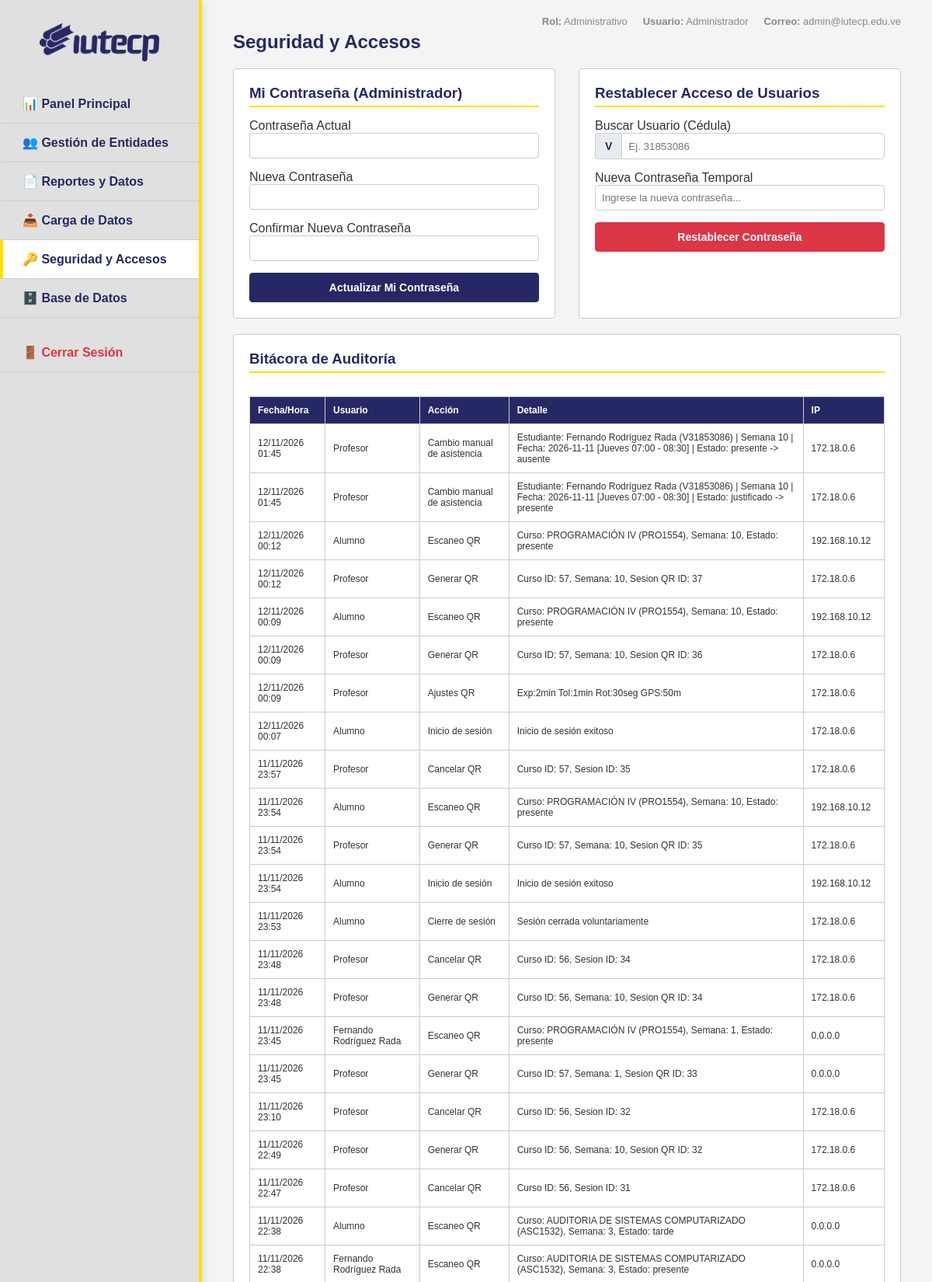
Screenshot of /admin/seguridad.php (signed in, upper part) with the database file from the repository.
### tables this page shows
CREATE TABLE `auditoria` (
  `id` int(11) NOT NULL AUTO_INCREMENT,
  `usuario_id` int(11) DEFAULT NULL,
  `accion` varchar(255) NOT NULL,
  `detalle` text DEFAULT NULL,
  `ip_address` varchar(45) DEFAULT NULL,
  `created_at` timestamp NULL DEFAULT current_timestamp(),
  PRIMARY KEY (`id`),
  KEY `usuario_id` (`usuario_id`),
  CONSTRAINT `auditoria_ibfk_1` FOREIGN KEY (`usuario_id`) REFERENCES `usuarios` (`id`)
);

CREATE TABLE `usuarios` (
  `id` int(11) NOT NULL AUTO_INCREMENT,
  `cedula` varchar(20) NOT NULL,
  `username` varchar(50) DEFAULT NULL,
  `nombre_completo` varchar(255) NOT NULL,
  `email` varchar(255) DEFAULT NULL,
  `carrera_id` int(11) DEFAULT NULL,
  `telefono` varchar(20) DEFAULT NULL,
  `rol` enum('admin','profesor','estudiante') NOT NULL DEFAULT 'estudiante',
  `password_hash` varchar(255) NOT NULL,
  `password_temporal` tinyint(1) DEFAULT 1,
  `activo` tinyint(1) DEFAULT 1,
  `es_nuevo_ingreso` tinyint(1) DEFAULT 0,
  `creado_por` int(11) DEFAULT NULL,
  `created_at` timestamp NULL DEFAULT current_timestamp(),
  `updated_at` timestamp NULL DEFAULT current_timestamp() ON UPDATE current_timestamp(),
  PRIMARY KEY (`id`),
  UNIQUE KEY `cedula` (`cedula`),
  UNIQUE KEY `username` (`username`),
  KEY `creado_por` (`creado_por`),
  KEY `carrera_id` (`carrera_id`),
  CONSTRAINT `usuarios_ibfk_1` FOREIGN KEY (`creado_por`) REFERENCES `usuarios` (`id`),
  CONSTRAINT `usuarios_ibfk_2` FOREIGN KEY (`carrera_id`) REFERENCES `carreras` (`id`)
);

### admin/seguridad.php (the view, shortened to what this page needs)
<?php
require_once __DIR__ . "/includes/header.php";
global $pdo;
$stmt_auditoria = $pdo->query("
    SELECT a.id, a.accion, a.detalle, a.ip_address, a.created_at, u.nombre_completo
    FROM auditoria a
    LEFT JOIN usuarios u ON a.usuario_id = u.id
    ORDER BY a.created_at DESC
    LIMIT 50
");
$auditoria = $stmt_auditoria->fetchAll();
?>
<div id="admin-security">
    <h2 style="color:var(--primary);margin-bottom:20px">Seguridad y Accesos</h2>
    <div class="management-grid">
        <div class="card">
            <h3 style="margin-bottom:15px;color:var(--primary);border-bottom:2px solid var(--accent);padding-bottom:5px;">
                Mi Contraseña (Administrador)
            </h3>
            <form method="POST" action="seguridad.php">
                <label>Contraseña Actual</label>
                <input type="password" name="password_actual" required />
                <label>Nueva Contraseña</label>
                <input type="password" name="password_nueva" required minlength="6" />
                <label>Confirmar Nueva Contraseña</label>
                <input type="password" name="password_confirmar" required minlength="6" />
                <button class="btn btn-primary" style="width:100%">Actualizar Mi Contraseña</button>
            </form>
        </div>
        <div class="card">
            <h3 style="margin-bottom:15px;color:var(--primary);border-bottom:2px solid var(--accent);padding-bottom:5px;">
                Restablecer Acceso de Usuarios
            </h3>
            <form method="POST" action="seguridad.php">
                <label>Buscar Usuario (Cédula)</label>
                <div style="display:flex;gap:10px;margin-bottom:15px;">
                    <div style="display:flex;flex:1;">
                        <span style="background:#e9ecef;border:1px solid var(--border-color);border-right:none;padding:8px 12px;border-radius:4px 0 0 4px;font-weight:bold;color:var(--primary);font-size:14px;">V</span>
                        <input type="text" name="cedula_buscar" placeholder="Ej. 31853086" required
                               style="border-radius:0 4px 4px 0;margin-bottom:0;"
                               pattern="[0-9]+" title="Solo números"
                               oninput="this.value = this.value.replace(/[^0-9]/g, '')" />
                    </div>
                </div>
                <label>Nueva Contraseña Temporal</label>
                <input type="text" name="nueva_password" placeholder="Ingrese la nueva contraseña..." required minlength="6" />
                <button class="btn btn-danger" style="width:100%">Restablecer Contraseña</button>
            </form>
        </div>
    </div>
    <div class="card" style="margin-top:20px;">
        <h3 style="color:var(--primary);margin-bottom:15px;border-bottom:2px solid var(--accent);padding-bottom:5px;">
            Bitácora de Auditoría
        </h3>
        <?php if (count($auditoria) === 0): ?>
        <p style="color:#666;font-size:14px;">No hay registros de auditoría aún.</p>
        <?php else: ?>
        <div style="overflow-x:auto;">
            <table style="font-size:12px;">
                <thead>
                    <tr>
                        <th>Fecha/Hora</th>
                        <th>Usuario</th>
                        <th>Acción</th>
                        <th>Detalle</th>
                        <th>IP</th>
                    </tr>
                </thead>
                <tbody>
                    <?php foreach ($auditoria as $log): ?>
                    <tr>
                        <td><?= date(
                            "d/m/Y H:i",
                            strtotime($log["created_at"]),
                        ) ?></td>
                        <td><?= htmlspecialchars(
                            $log["nombre_completo"] ?? "Sistema",
                        ) ?></td>
                        <td><?= htmlspecialchars($log["accion"]) ?></td>
                        <td><?= htmlspecialchars($log["detalle"]) ?></td>
                        <td><?= htmlspecialchars($log["ip_address"]) ?></td>
                    </tr>
                    <?php endforeach; ?>
                </tbody>
            </table>
        </div>
        <?php endif; ?>
    </div>
</div>
<?php require_once __DIR__ . "/includes/footer.php"; ?>

### style.css (style rules this page uses)
:root { color-scheme: light; --primary: #262865; --secondary: #262865; --accent: #ffe001; --bg-light: #f4f4f4; --white: #ffffff; --border-color: #cccccc; --text-dark: #333333; }
* { margin: 0; padding: 0; box-sizing: border-box; font-family: Arial, Helvetica, sans-serif; -webkit-tap-highlight-color: transparent; }
body { background-color: var(--bg-light); color: var(--text-dark); min-height: 100vh; display: flex; flex-direction: column; }
.btn { padding: 10px 15px; border: 1px solid transparent; border-radius: 4px; cursor: pointer; font-weight: bold; font-size: 14px; }
.btn-accent, .btn-primary { background-color: var(--primary); color: var(--white); border: 1px solid var(--primary); transition: opacity 0.2s ease; }
.btn-danger { background-color: #dc3545; color: var(--white); border: 1px solid #dc3545; transition: opacity 0.2s ease; }
.card { background: var(--white); border: 1px solid var(--border-color); border-radius: 4px; padding: 20px; }
input:not([type="radio"]):not([type="checkbox"]), select { width: 100%; padding: 8px; margin-bottom: 15px; border: 1px solid var(--border-color); border-radius: 4px; transition: border-color 0.3s ease, box-shadow 0.3s ease; }
table { width: 100%; border-collapse: collapse; margin-top: 15px; background: var(--white); }
th, td { border: 1px solid var(--border-color); padding: 10px; text-align: left; }
th { background-color: var(--primary); color: var(--white); }
.management-grid { display: grid; grid-template-columns: 1fr 1fr; gap: 30px; }

### rows the page displays
auditoria: created_at "12/11/2026 01:45", usuario.nombre_completo "Profesor", accion "Cambio manual de asistencia", detalle "Estudiante: Fernando Rodríguez Rada (V31853086) | Semana 10 | Fecha: 2026-11-11 [Jueves 07:00 - 08:30] | Estado: presente -> ausente", ip_address "172.18.0.6"
auditoria: created_at "12/11/2026 01:45", usuario.nombre_completo "Profesor", accion "Cambio manual de asistencia", detalle "Estudiante: Fernando Rodríguez Rada (V31853086) | Semana 10 | Fecha: 2026-11-11 [Jueves 07:00 - 08:30] | Estado: justificado -> presente", ip_address "172.18.0.6"
auditoria: created_at "12/11/2026 00:12", usuario.nombre_completo "Alumno", accion "Escaneo QR", detalle "Curso: PROGRAMACIÓN IV (PRO1554), Semana: 10, Estado: presente", ip_address "192.168.10.12"
auditoria: created_at "12/11/2026 00:12", usuario.nombre_completo "Profesor", accion "Generar QR", detalle "Curso ID: 57, Semana: 10, Sesion QR ID: 37", ip_address "172.18.0.6"
auditoria: created_at "12/11/2026 00:09", usuario.nombre_completo "Alumno", accion "Escaneo QR", detalle "Curso: PROGRAMACIÓN IV (PRO1554), Semana: 10, Estado: presente", ip_address "192.168.10.12"
auditoria: created_at "12/11/2026 00:09", usuario.nombre_completo "Profesor", accion "Generar QR", detalle "Curso ID: 57, Semana: 10, Sesion QR ID: 36", ip_address "172.18.0.6"
auditoria: created_at "12/11/2026 00:09", usuario.nombre_completo "Profesor", accion "Ajustes QR", detalle "Exp:2min Tol:1min Rot:30seg GPS:50m", ip_address "172.18.0.6"
auditoria: created_at "12/11/2026 00:07", usuario.nombre_completo "Alumno", accion "Inicio de sesión", detalle "Inicio de sesión exitoso", ip_address "172.18.0.6"
auditoria: created_at "11/11/2026 23:57", usuario.nombre_completo "Profesor", accion "Cancelar QR", detalle "Curso ID: 57, Sesion ID: 35", ip_address "172.18.0.6"
auditoria: created_at "11/11/2026 23:54", usuario.nombre_completo "Alumno", accion "Escaneo QR", detalle "Curso: PROGRAMACIÓN IV (PRO1554), Semana: 10, Estado: presente", ip_address "192.168.10.12"
auditoria: created_at "11/11/2026 23:54", usuario.nombre_completo "Profesor", accion "Generar QR", detalle "Curso ID: 57, Semana: 10, Sesion QR ID: 35", ip_address "172.18.0.6"
auditoria: created_at "11/11/2026 23:54", usuario.nombre_completo "Alumno", accion "Inicio de sesión", detalle "Inicio de sesión exitoso", ip_address "192.168.10.12"
auditoria: created_at "11/11/2026 23:53", usuario.nombre_completo "Alumno", accion "Cierre de sesión", detalle "Sesión cerrada voluntariamente", ip_address "172.18.0.6"
auditoria: created_at "11/11/2026 23:48", usuario.nombre_completo "Profesor", accion "Cancelar QR", detalle "Curso ID: 56, Sesion ID: 34", ip_address "172.18.0.6"
auditoria: created_at "11/11/2026 23:48", usuario.nombre_completo "Profesor", accion "Generar QR", detalle "Curso ID: 56, Semana: 10, Sesion QR ID: 34", ip_address "172.18.0.6"
auditoria: created_at "11/11/2026 23:45", usuario.nombre_completo "Fernando Rodríguez Rada", accion "Escaneo QR", detalle "Curso: PROGRAMACIÓN IV (PRO1554), Semana: 1, Estado: presente", ip_address "0.0.0.0"
auditoria: created_at "11/11/2026 23:45", usuario.nombre_completo "Profesor", accion "Generar QR", detalle "Curso ID: 57, Semana: 1, Sesion QR ID: 33", ip_address "0.0.0.0"
auditoria: created_at "11/11/2026 23:10", usuario.nombre_completo "Profesor", accion "Cancelar QR", detalle "Curso ID: 56, Sesion ID: 32", ip_address "172.18.0.6"
auditoria: created_at "11/11/2026 22:49", usuario.nombre_completo "Profesor", accion "Generar QR", detalle "Curso ID: 56, Semana: 10, Sesion QR ID: 32", ip_address "172.18.0.6"
auditoria: created_at "11/11/2026 22:47", usuario.nombre_completo "Profesor", accion "Cancelar QR", detalle "Curso ID: 56, Sesion ID: 31", ip_address "172.18.0.6"
auditoria: created_at "11/11/2026 22:38", usuario.nombre_completo "Alumno", accion "Escaneo QR", detalle "Curso: AUDITORIA DE SISTEMAS COMPUTARIZADO (ASC1532), Semana: 3, Estado: tarde", ip_address "0.0.0.0"
auditoria: created_at "11/11/2026 22:38", usuario.nombre_completo "Fernando Rodríguez Rada", accion "Escaneo QR", detalle "Curso: AUDITORIA DE SISTEMAS COMPUTARIZADO (ASC1532), Semana: 3, Estado: presente", ip_address "0.0.0.0"

### other values shown
$_SESSION['nombre'] "Administrador"
$_SESSION['email'] "admin@iutecp.edu.ve"
